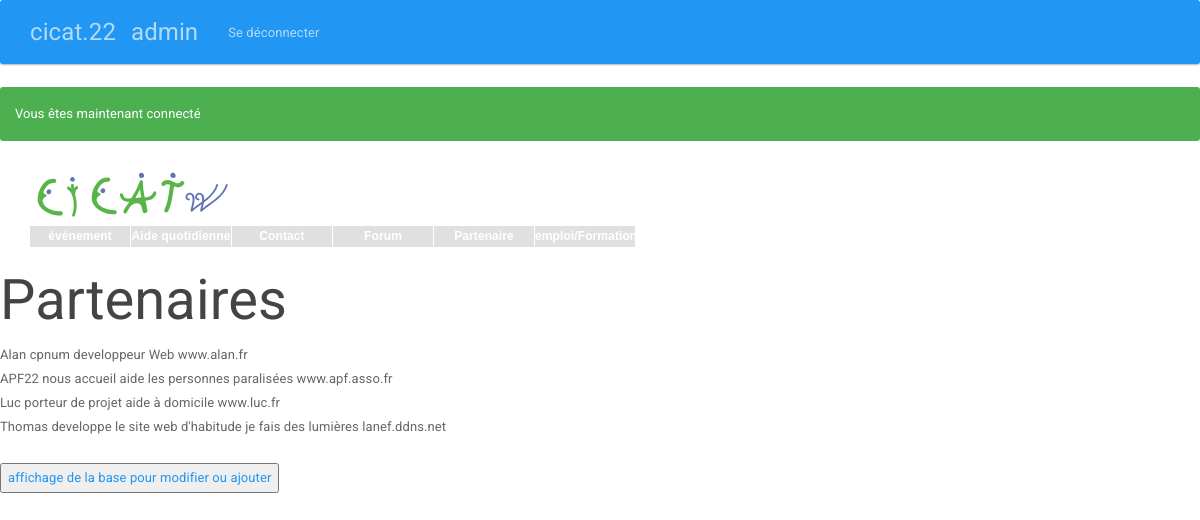
Page /code/partenaire.php (signed in) on the committed database.
### tables this page shows
CREATE TABLE `partenaire` (
  `id_partenaire` int(11) NOT NULL,
  `nom_partenaire` varchar(255) NOT NULL,
  `competences` varchar(255) NOT NULL,
  `secteur` varchar(255) NOT NULL,
  `site` varchar(50) NOT NULL
);

### code/partenaire.php (the view, shortened to what this page needs)
	<h1>Partenaires</h1>
	<?php require 'inc/connectbdd.php';
	$reponse = $pdo->query('SELECT * FROM partenaire ORDER BY nom_partenaire');
	while ($donnees = $reponse->fetch() )
	{
		echo $donnees['nom_partenaire']." ".$donnees['competences']." ".$donnees['secteur']." ".$donnees['site']; ?>
		<br>
		<?php
	}
	?>
<br>
<a href="admin_partenaire.php"><button>affichage de la base pour modifier ou ajouter</button></a>
</body>
</html>

### code/css/style.css (style rules this page uses)
h1 { color:blue; }

### rows in the picture
partenaire: nom_partenaire "Alan", competences "cpnum", secteur "developpeur Web", site "www.alan.fr"
partenaire: nom_partenaire "APF22", competences "nous accueil", secteur "aide les personnes paralisées", site "www.apf.asso.fr"
partenaire: nom_partenaire "Luc", competences "porteur de projet", secteur "aide à domicile", site "www.luc.fr"
partenaire: nom_partenaire "Thomas", competences "developpe le site web", secteur "d'habitude je fais des lumières", site "lanef.ddns.net"

### other values in the picture
$message "Vous êtes maintenant connecté"
